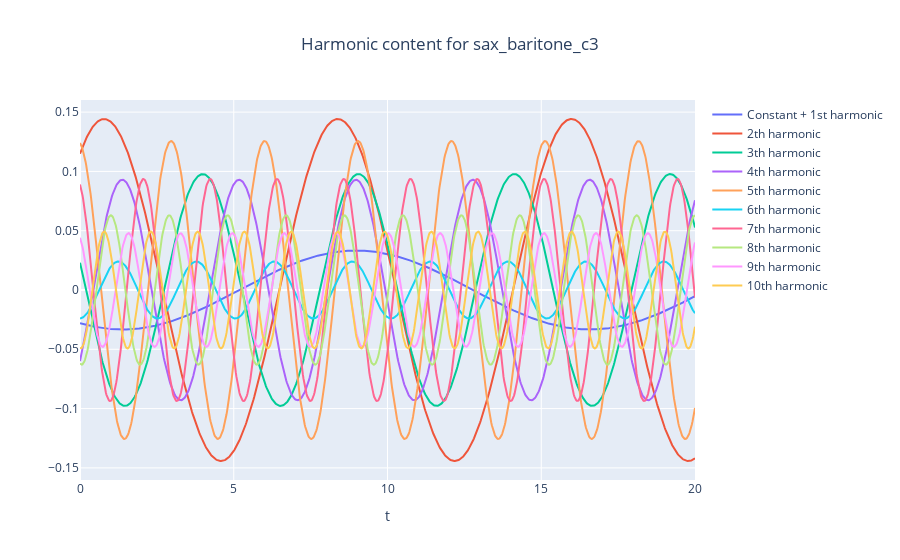
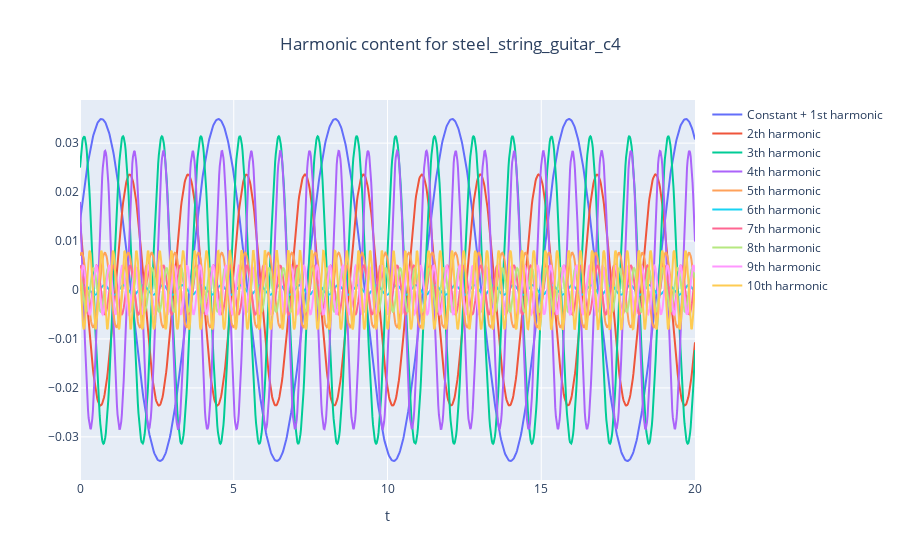

These figures' notebook cell, in order:
### Markdown cell above
# Plotting individual harmonics

### Code cell
gdu.plot_individual_harmonics(
    files, mathematical_representation_of_signal_per_instrument
)

### Figure 1 — Plotly figure (JSON) as saved in the notebook; plotly's stock layout.template omitted (floating-point values rounded to 4 significant figures; data arrays with more than 128 entries replaced by an {"elided": "..."} marker saying what was removed)
{"data": [{"mode": "lines", "name": "Constant + 1st harmonic", "showlegend": true, "type": "scatter", "x": {"elided": "1000 float values"}, "y": {"elided": "1000 float values"}}, {"mode": "lines", "name": "2th harmonic", "showlegend": true, "type": "scatter", "x": {"elided": "1000 float values"}, "y": {"elided": "1000 float values"}}, {"mode": "lines", "name": "3th harmonic", "showlegend": true, "type": "scatter", "x": {"elided": "1000 float values"}, "y": {"elided": "1000 float values"}}, {"mode": "lines", "name": "4th harmonic", "showlegend": true, "type": "scatter", "x": {"elided": "1000 float values"}, "y": {"elided": "1000 float values"}}, {"mode": "lines", "name": "5th harmonic", "showlegend": true, "type": "scatter", "x": {"elided": "1000 float values"}, "y": {"elided": "1000 float values"}}, {"mode": "lines", "name": "6th harmonic", "showlegend": true, "type": "scatter", "x": {"elided": "1000 float values"}, "y": {"elided": "1000 float values"}}, {"mode": "lines", "name": "7th harmonic", "showlegend": true, "type": "scatter", "x": {"elided": "1000 float values"}, "y": {"elided": "1000 float values"}}, {"mode": "lines", "name": "8th harmonic", "showlegend": true, "type": "scatter", "x": {"elided": "1000 float values"}, "y": {"elided": "1000 float values"}}, {"mode": "lines", "name": "9th harmonic", "showlegend": true, "type": "scatter", "x": {"elided": "1000 float values"}, "y": {"elided": "1000 float values"}}, {"mode": "lines", "name": "10th harmonic", "showlegend": true, "type": "scatter", "x": {"elided": "1000 float values"}, "y": {"elided": "1000 float values"}}], "layout": {"showlegend": true, "title": {"text": "Harmonic content for sax_baritone_c3", "x": 0.5}, "xaxis": {"title": {"text": "t"}}}}

### Figure 2 — Plotly figure (JSON) as saved in the notebook; plotly's stock layout.template omitted (floating-point values rounded to 4 significant figures; data arrays with more than 128 entries replaced by an {"elided": "..."} marker saying what was removed)
{"data": [{"mode": "lines", "name": "Constant + 1st harmonic", "showlegend": true, "type": "scatter", "x": {"elided": "1000 float values"}, "y": {"elided": "1000 float values"}}, {"mode": "lines", "name": "2th harmonic", "showlegend": true, "type": "scatter", "x": {"elided": "1000 float values"}, "y": {"elided": "1000 float values"}}, {"mode": "lines", "name": "3th harmonic", "showlegend": true, "type": "scatter", "x": {"elided": "1000 float values"}, "y": {"elided": "1000 float values"}}, {"mode": "lines", "name": "4th harmonic", "showlegend": true, "type": "scatter", "x": {"elided": "1000 float values"}, "y": {"elided": "1000 float values"}}, {"mode": "lines", "name": "5th harmonic", "showlegend": true, "type": "scatter", "x": {"elided": "1000 float values"}, "y": {"elided": "1000 float values"}}, {"mode": "lines", "name": "6th harmonic", "showlegend": true, "type": "scatter", "x": {"elided": "1000 float values"}, "y": {"elided": "1000 float values"}}, {"mode": "lines", "name": "7th harmonic", "showlegend": true, "type": "scatter", "x": {"elided": "1000 float values"}, "y": {"elided": "1000 float values"}}, {"mode": "lines", "name": "8th harmonic", "showlegend": true, "type": "scatter", "x": {"elided": "1000 float values"}, "y": {"elided": "1000 float values"}}, {"mode": "lines", "name": "9th harmonic", "showlegend": true, "type": "scatter", "x": {"elided": "1000 float values"}, "y": {"elided": "1000 float values"}}, {"mode": "lines", "name": "10th harmonic", "showlegend": true, "type": "scatter", "x": {"elided": "1000 float values"}, "y": {"elided": "1000 float values"}}], "layout": {"showlegend": true, "title": {"text": "Harmonic content for steel_string_guitar_c4", "x": 0.5}, "xaxis": {"title": {"text": "t"}}}}
